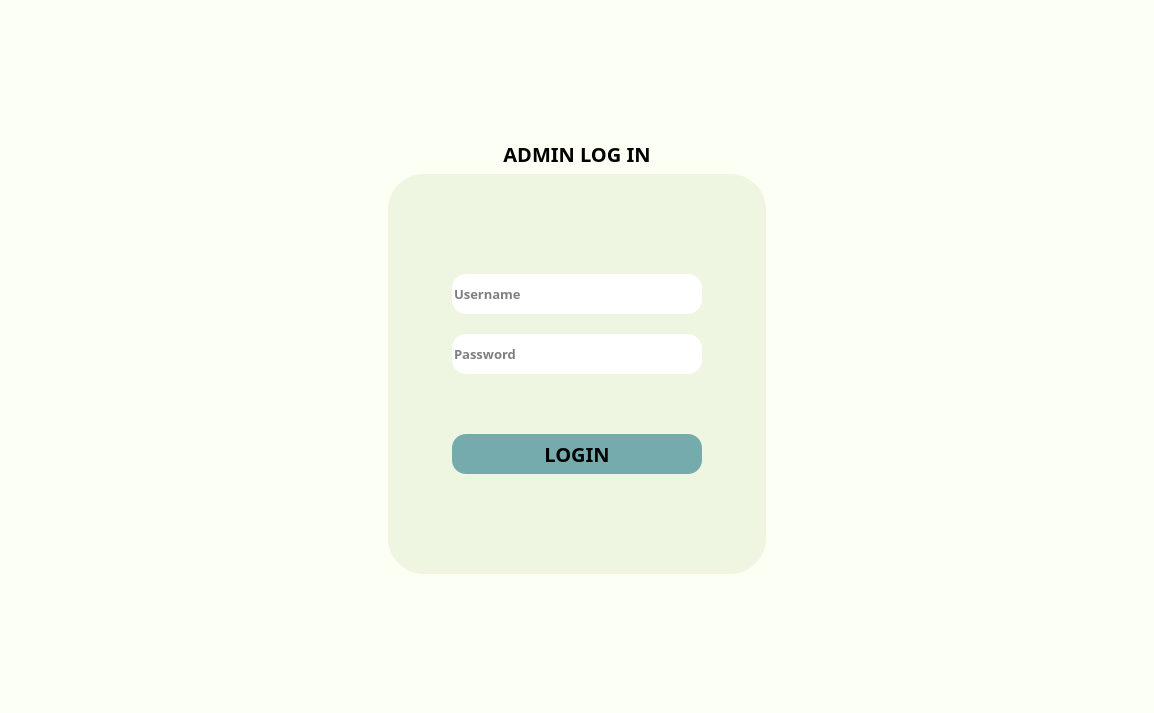
<?xml version="1.0" encoding="UTF-8"?>
<ui version="4.0">
 <class>LoginPage</class>
 <widget class="QMainWindow" name="LoginPage">
  <property name="geometry">
   <rect>
    <x>0</x>
    <y>0</y>
    <width>1154</width>
    <height>713</height>
   </rect>
  </property>
  <property name="windowTitle">
   <string>MainWindow</string>
  </property>
  <property name="styleSheet">
   <string notr="true">#centralwidget{
	background-color: rgb(251, 255, 244);
}

#login_pane{
	border-radius: 35.98px;
	background-color: rgb(238, 245, 225);
}

#user_name, #user_password, #login_button{
	border-radius: 14.39px;
}

#login_button{
	background-color: rgb(118, 171, 174);
}

#login_button:hover, #login_button:clicked{
		
	
	background-color: rgb(153, 173, 174);
}</string>
  </property>
  <widget class="QWidget" name="centralwidget">
   <property name="styleSheet">
    <string notr="true"/>
   </property>
   <layout class="QGridLayout" name="gridLayout_2">
    <item row="2" column="2">
     <spacer name="horizontalSpacer_4">
      <property name="orientation">
       <enum>Qt::Horizontal</enum>
      </property>
      <property name="sizeHint" stdset="0">
       <size>
        <width>40</width>
        <height>20</height>
       </size>
      </property>
     </spacer>
    </item>
    <item row="1" column="1">
     <widget class="QLabel" name="label">
      <property name="font">
       <font>
        <family>JetBrains Mono</family>
        <pointsize>15</pointsize>
        <italic>false</italic>
        <bold>true</bold>
       </font>
      </property>
      <property name="text">
       <string>ADMIN LOG IN</string>
      </property>
      <property name="alignment">
       <set>Qt::AlignCenter</set>
      </property>
     </widget>
    </item>
    <item row="2" column="1">
     <widget class="QWidget" name="login_pane" native="true">
      <property name="minimumSize">
       <size>
        <width>0</width>
        <height>400</height>
       </size>
      </property>
      <property name="styleSheet">
       <string notr="true"/>
      </property>
      <layout class="QGridLayout" name="gridLayout">
       <property name="spacing">
        <number>20</number>
       </property>
       <item row="1" column="2">
        <spacer name="horizontalSpacer_2">
         <property name="orientation">
          <enum>Qt::Horizontal</enum>
         </property>
         <property name="sizeHint" stdset="0">
          <size>
           <width>28</width>
           <height>20</height>
          </size>
         </property>
        </spacer>
       </item>
       <item row="1" column="1">
        <layout class="QVBoxLayout" name="verticalLayout_2">
         <property name="spacing">
          <number>20</number>
         </property>
         <item>
          <layout class="QVBoxLayout" name="verticalLayout">
           <property name="spacing">
            <number>20</number>
           </property>
           <item>
            <widget class="QLineEdit" name="user_name">
             <property name="minimumSize">
              <size>
               <width>250</width>
               <height>40</height>
              </size>
             </property>
             <property name="font">
              <font>
               <family>JetBrains Mono</family>
               <pointsize>10</pointsize>
               <bold>true</bold>
              </font>
             </property>
             <property name="styleSheet">
              <string notr="true"/>
             </property>
             <property name="placeholderText">
              <string>Username</string>
             </property>
            </widget>
           </item>
           <item>
            <widget class="QLineEdit" name="user_password">
             <property name="minimumSize">
              <size>
               <width>0</width>
               <height>40</height>
              </size>
             </property>
             <property name="font">
              <font>
               <family>JetBrains Mono</family>
               <pointsize>10</pointsize>
               <bold>true</bold>
              </font>
             </property>
             <property name="inputMask">
              <string/>
             </property>
             <property name="text">
              <string/>
             </property>
             <property name="echoMode">
              <enum>QLineEdit::Password</enum>
             </property>
             <property name="placeholderText">
              <string>Password</string>
             </property>
            </widget>
           </item>
           <item>
            <spacer name="verticalSpacer_5">
             <property name="orientation">
              <enum>Qt::Vertical</enum>
             </property>
             <property name="sizeHint" stdset="0">
              <size>
               <width>20</width>
               <height>40</height>
              </size>
             </property>
            </spacer>
           </item>
          </layout>
         </item>
         <item>
          <widget class="QPushButton" name="login_button">
           <property name="enabled">
            <bool>true</bool>
           </property>
           <property name="minimumSize">
            <size>
             <width>0</width>
             <height>40</height>
            </size>
           </property>
           <property name="font">
            <font>
             <family>JetBrains Mono</family>
             <pointsize>15</pointsize>
             <bold>true</bold>
            </font>
           </property>
           <property name="cursor">
            <cursorShape>PointingHandCursor</cursorShape>
           </property>
           <property name="styleSheet">
            <string notr="true"/>
           </property>
           <property name="text">
            <string>LOGIN</string>
           </property>
          </widget>
         </item>
        </layout>
       </item>
       <item row="1" column="0">
        <spacer name="horizontalSpacer">
         <property name="orientation">
          <enum>Qt::Horizontal</enum>
         </property>
         <property name="sizeHint" stdset="0">
          <size>
           <width>1</width>
           <height>20</height>
          </size>
         </property>
        </spacer>
       </item>
       <item row="0" column="1">
        <spacer name="verticalSpacer">
         <property name="orientation">
          <enum>Qt::Vertical</enum>
         </property>
         <property name="sizeHint" stdset="0">
          <size>
           <width>20</width>
           <height>40</height>
          </size>
         </property>
        </spacer>
       </item>
       <item row="2" column="1">
        <spacer name="verticalSpacer_2">
         <property name="orientation">
          <enum>Qt::Vertical</enum>
         </property>
         <property name="sizeHint" stdset="0">
          <size>
           <width>20</width>
           <height>40</height>
          </size>
         </property>
        </spacer>
       </item>
      </layout>
     </widget>
    </item>
    <item row="2" column="0">
     <spacer name="horizontalSpacer_3">
      <property name="orientation">
       <enum>Qt::Horizontal</enum>
      </property>
      <property name="sizeHint" stdset="0">
       <size>
        <width>40</width>
        <height>20</height>
       </size>
      </property>
     </spacer>
    </item>
    <item row="0" column="1">
     <spacer name="verticalSpacer_4">
      <property name="orientation">
       <enum>Qt::Vertical</enum>
      </property>
      <property name="sizeHint" stdset="0">
       <size>
        <width>20</width>
        <height>40</height>
       </size>
      </property>
     </spacer>
    </item>
    <item row="3" column="1">
     <spacer name="verticalSpacer_3">
      <property name="orientation">
       <enum>Qt::Vertical</enum>
      </property>
      <property name="sizeHint" stdset="0">
       <size>
        <width>20</width>
        <height>40</height>
       </size>
      </property>
     </spacer>
    </item>
   </layout>
  </widget>
 </widget>
 <resources/>
 <connections/>
</ui>
